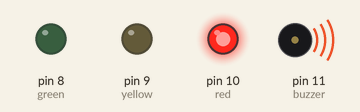
Bench run of a sketch on a simulated Arduino Uno, built with avr-gcc and run on an emulated ATmega328P. On the bench: output pins drawn as LEDs (lit = HIGH), buzzer (waves = sounding).

Above: at 0.03 s.
At 2.8 s:
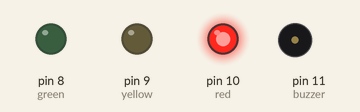
At 5.8 s:
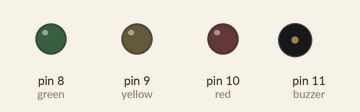
At 6.13 s:
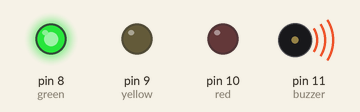
At 8.4 s:
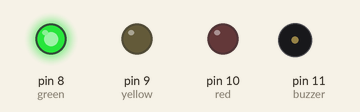
At 12.5 s:
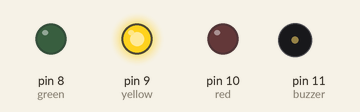
Timing chart, 0 to 18.6 s (numbered marks = the images above):
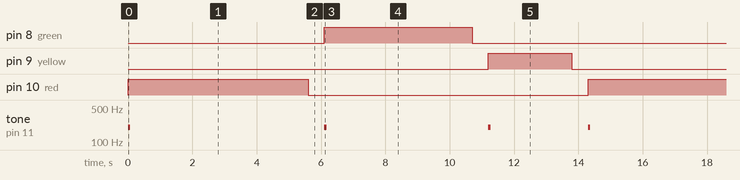

The sketch:

traffic-lights.ino
```cpp
int green = 8;
int yellow = 9;
int red = 10;
int buzzer = 11;

int button = 7;

// the setup function runs once when you press reset or power the board
void setup() {
  // initialize digital pin LED_BUILTIN as an output.
  pinMode(green, OUTPUT);
  pinMode(yellow, OUTPUT);
  pinMode(red, OUTPUT);

  pinMode(buzzer, OUTPUT);

  pinMode(button, INPUT);

}

// the loop function runs over and over again forever
void loop() {

  digitalWrite(red, HIGH);
  buzzbuzz();
  delay(5000);
  digitalWrite(red, LOW);
  delay(500);

  digitalWrite(green, HIGH);
  buzzbuzz();
  delay(4000);
  digitalWrite(green, LOW);
  delay(500);


  digitalWrite(yellow, HIGH);
  buzzbuzz();
  delay(2000);
  digitalWrite(yellow, LOW);
  delay(500);


}

void buzzbuzz(){
  tone(buzzer, 200,75);
  delay(300);
  noTone(buzzer);
  delay(300);

}
```

Measured:
- by itself, pin 8 (green): alternates HIGH for 4.6 s and LOW for 9.7 s
- by itself, pin 9 (yellow): alternates HIGH for 2.6 s and LOW for 11.7 s
- by itself, pin 10 (red): alternates HIGH for 5.6 s and LOW for 8.7 s
- by itself, tone on pin 11 (buzzer): repeats every 14.3 s: silent 6.0 s, 200 Hz 0.08 s, silent 5.0 s, 200 Hz 0.08 s, silent 3.0 s, 200 Hz 0.08 s
